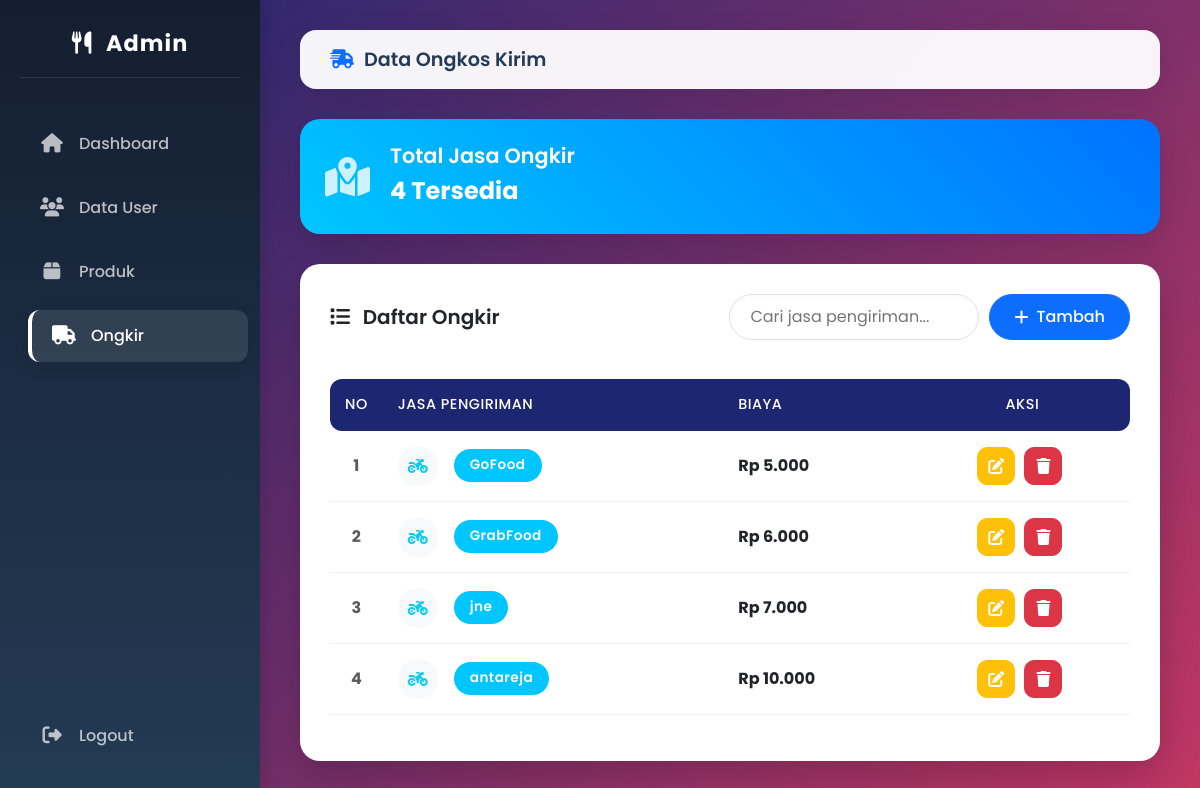
The page /admin/ongkir.php on the database its author committed.
### tables this page shows
CREATE TABLE `ongkir` (
  `id` int(11) NOT NULL,
  `nama_jasa` varchar(100) DEFAULT NULL,
  `biaya` int(11) DEFAULT NULL
);

### admin/ongkir.php (the view, shortened to what this page needs)
<?php
include '../koneksi.php';
$data = mysqli_query($conn,"SELECT * FROM ongkir ORDER BY id ASC");
$total = mysqli_num_rows($data);
?>
<!DOCTYPE html>
<html lang="id">
<head>
<link href="https://cdn.jsdelivr.net/npm/bootstrap@5.3.0/dist/css/bootstrap.min.css" rel="stylesheet">
<link href="https://cdnjs.cloudflare.com/ajax/libs/font-awesome/6.5.0/css/all.min.css" rel="stylesheet">
</head>
<body>
<div class="sidebar">
    <h4><i class="fa fa-utensils me-2"></i> Admin</h4>
    <a href="index.php"><i class="fa fa-home"></i> <span>Dashboard</span></a>
    <a href="users.php"><i class="fa fa-users"></i> <span>Data User</span></a>
    <a href="produk.php"><i class="fa fa-box"></i> <span>Produk</span></a>
    <a href="ongkir.php" class="active"><i class="fa fa-truck"></i> <span>Ongkir</span></a>
    <a href="../logout.php" class="mt-auto mb-2"><i class="fa fa-sign-out-alt"></i> <span>Logout</span></a>
</div>
<div class="main-content">
    <div class="topbar">
        <h5><i class="fa fa-truck-fast text-primary"></i> Data Ongkos Kirim</h5>
    </div>
    <div class="stat">
        <i class="fa fa-map-location-dot"></i>
        <div>
            <h5 class="mb-1">Total Jasa Ongkir</h5>
            <div class="fs-4 fw-bold"><?= $total ?> Tersedia</div>
        </div>
    </div>
    <div class="card-box">
        <div class="d-flex flex-wrap justify-content-between align-items-center mb-4 gap-3">
            <h5 class="fw-semibold text-dark m-0"><i class="fa fa-list me-2"></i> Daftar Ongkir</h5>
            <div class="search-container">
                <input type="text" id="search" onkeyup="cari()" placeholder="Cari jasa pengiriman..." class="search">
                <button class="btn btn-primary btn-rounded" data-bs-toggle="modal" data-bs-target="#tambah">
                    <i class="fa fa-plus"></i> Tambah
                </button>
            </div>
        </div>
        <div class="table-responsive">
            <table class="table table-hover align-middle">
                <thead>
                    <tr>
                        <th class="text-center" width="5%">No</th>
                        <th>Jasa Pengiriman</th>
                        <th>Biaya</th>
                        <th class="text-center">Aksi</th>
                    </tr>
                </thead>
                <tbody>
                    <?php $no=1; while($d = mysqli_fetch_array($data)){ ?>
                    <tr>
                        <td class="text-center fw-bold text-muted"><?= $no++ ?></td>
                        <td>
                            <div class="d-flex align-items-center gap-3">
                                <div class="bg-light p-2 rounded-circle text-info d-flex justify-content-center align-items-center" style="width: 40px; height: 40px;">
                                    <i class="fa fa-motorcycle"></i>
                                </div>
                                <span class="badge-ongkir"><?= htmlspecialchars($d['nama_jasa']) ?></span>
                            </div>
                        </td>
                        <td>
                            <div class="fw-bold text-dark">Rp <?= number_format($d['biaya'], 0, ',', '.') ?></div>
                        </td>
                        <td class="text-center">
                            <button class="btn btn-warning text-white btn-action" data-bs-toggle="modal" data-bs-target="#edit<?= $d['id'] ?>" title="Edit">
                                <i class="fa fa-edit"></i>
                            </button>
                            <button type="button" class="btn btn-danger btn-action" onclick="konfirmasiHapus('?hapus=<?= $d['id'] ?>')" title="Hapus">
                                <i class="fa fa-trash"></i>
                            </button>
                        </td>
                    </tr>
                    <?php
                    }
                    ?>
                </tbody>
            </table>
        </div>
    </div>
</div>
</body>
</html>

### admin/ongkir.php (style rules this page uses)
:root { --bg-gradient: linear-gradient(135deg,#1d2671,#c33764); --sidebar-bg: linear-gradient(180deg,#141e30,#243b55); --stat-bg: linear-gradient(45deg,#00c6ff,#0072ff); --thead-bg: #1d2671; --badge-bg: #00c6ff; }
body { font-family: 'Poppins', sans-serif; background: var(--bg-gradient); min-height: 100vh; overflow-x: hidden; }
.sidebar { width: 260px; height: 100vh; position: fixed; background: var(--sidebar-bg); color: white; padding: 30px 20px; box-shadow: 4px 0 20px rgba(0,0,0,0.15); z-index: 1000; display: flex; flex-direction: column; }
.sidebar h4 { text-align: center; font-weight: 700; margin-bottom: 40px; font-size: 1.4rem; letter-spacing: 1px; color: #fff; border-bottom: 1px solid rgba(255,255,255,0.1); padding-bottom: 20px; }
.sidebar a { display: flex; align-items: center; gap: 15px; color: rgba(255,255,255,0.7); padding: 14px 20px; border-radius: 12px; text-decoration: none; margin-bottom: 12px; font-weight: 500; transition: all 0.3s ease; }
.sidebar a i { font-size: 1.2rem; width: 24px; text-align: center; }
.sidebar a:hover, .sidebar a.active { background: rgba(255,255,255,0.1); color: white; transform: translateX(8px); }
.sidebar a.active { box-shadow: 0 4px 15px rgba(0,0,0,0.1); border-left: 4px solid #fff; }
.main-content { margin-left: 260px; padding: 30px 40px; }
.topbar { background: rgba(255, 255, 255, 0.95); backdrop-filter: blur(10px); padding: 18px 30px; border-radius: 16px; margin-bottom: 30px; display: flex; justify-content: space-between; align-items: center; box-shadow: 0 8px 30px rgba(0,0,0,0.1); }
.topbar h5 { margin: 0; font-weight: 600; color: #243b55; font-size: 1.2rem; display: flex; align-items: center; gap: 10px; }
.stat { background: var(--stat-bg); color: white; padding: 25px; border-radius: 20px; margin-bottom: 30px; box-shadow: 0 10px 30px rgba(0,0,0,0.15); display: flex; align-items: center; gap: 20px; }
.stat h5 { margin: 0; font-weight: 600; font-size: 1.3rem; }
.stat i { font-size: 2.5rem; opacity: 0.8; }
.card-box { background: white; border-radius: 20px; padding: 30px; box-shadow: 0 15px 40px rgba(0,0,0,0.2); }
.table-responsive { -ms-overflow-style: none; scrollbar-width: none; }
.table { margin-top: 15px; vertical-align: middle; }
.table th { background: var(--thead-bg); color: white; font-weight: 500; border: none; padding: 15px; text-transform: uppercase; font-size: 0.9rem; letter-spacing: 0.5px; }
.table th:first-child { border-top-left-radius: 12px; border-bottom-left-radius: 12px; }
.table th:last-child { border-top-right-radius: 12px; border-bottom-right-radius: 12px; }
.table td { padding: 15px; color: #495057; font-weight: 500; border-bottom: 1px solid #f1f1f1; }
.table tbody tr { transition: all 0.2s ease; }
.badge-ongkir { background: var(--badge-bg); color: white; padding: 6px 16px; border-radius: 30px; font-size: 0.85rem; font-weight: 600; letter-spacing: 0.5px; display: inline-block; }
.btn-rounded { border-radius: 30px; padding: 10px 24px; font-weight: 500; display: inline-flex; align-items: center; gap: 8px; transition: all 0.3s ease; }
.btn-action { border-radius: 10px; width: 38px; height: 38px; display: inline-flex; align-items: center; justify-content: center; margin-right: 5px; transition: all 0.2s ease; }
.search-container { display: flex; gap: 10px; align-items: center; }
.search { border-radius: 30px; padding: 10px 20px; border: 1px solid #e0e0e0; box-shadow: inset 0 2px 5px rgba(0,0,0,0.02); transition: all 0.3s ease; width: 250px; }

### rows shown on the page
ongkir: nama_jasa "GoFood", biaya "5.000"
ongkir: nama_jasa "GrabFood", biaya "6.000"
ongkir: nama_jasa "jne", biaya "7.000"
ongkir: nama_jasa "antareja", biaya "10.000"

### other values the page prints
$total "4"
